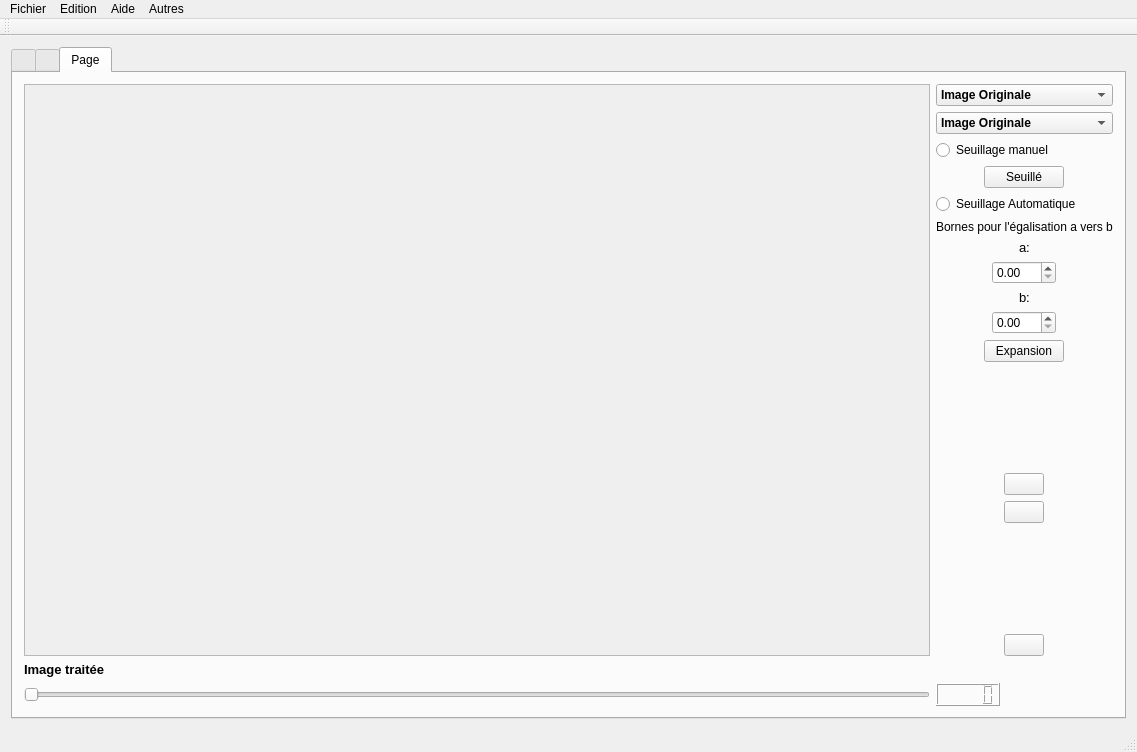
<?xml version="1.0" encoding="UTF-8"?>
<ui version="4.0">
 <class>MainWindow</class>
 <widget class="QMainWindow" name="MainWindow">
  <property name="enabled">
   <bool>true</bool>
  </property>
  <property name="geometry">
   <rect>
    <x>0</x>
    <y>0</y>
    <width>1137</width>
    <height>752</height>
   </rect>
  </property>
  <property name="palette">
   <palette>
    <active>
     <colorrole role="Text">
      <brush brushstyle="SolidPattern">
       <color alpha="255">
        <red>0</red>
        <green>0</green>
        <blue>0</blue>
       </color>
      </brush>
     </colorrole>
    </active>
    <inactive>
     <colorrole role="Text">
      <brush brushstyle="SolidPattern">
       <color alpha="255">
        <red>0</red>
        <green>0</green>
        <blue>0</blue>
       </color>
      </brush>
     </colorrole>
    </inactive>
    <disabled>
     <colorrole role="Text">
      <brush brushstyle="SolidPattern">
       <color alpha="255">
        <red>120</red>
        <green>120</green>
        <blue>120</blue>
       </color>
      </brush>
     </colorrole>
    </disabled>
   </palette>
  </property>
  <property name="windowTitle">
   <string>Projet C++</string>
  </property>
  <widget class="QWidget" name="centralWidget">
   <property name="enabled">
    <bool>true</bool>
   </property>
   <layout class="QGridLayout" name="gridLayout_3">
    <item row="0" column="1">
     <widget class="QTabWidget" name="tab_couleur">
      <property name="enabled">
       <bool>true</bool>
      </property>
      <property name="cursor">
       <cursorShape>OpenHandCursor</cursorShape>
      </property>
      <property name="currentIndex">
       <number>2</number>
      </property>
      <widget class="QWidget" name="tab_couleurPage1_2">
       <attribute name="title">
        <string/>
       </attribute>
       <layout class="QGridLayout" name="gridLayout">
        <item row="3" column="2">
         <layout class="QHBoxLayout" name="horizontalLayout">
          <item>
           <widget class="QPushButton" name="bouton_sauvegarde">
            <property name="text">
             <string>Sauvegarder Historique</string>
            </property>
           </widget>
          </item>
          <item alignment="Qt::AlignRight">
           <widget class="QLabel" name="lblhistorimage">
            <property name="font">
             <font>
              <family>Calibri</family>
              <pointsize>11</pointsize>
              <weight>75</weight>
              <bold>true</bold>
              <underline>true</underline>
             </font>
            </property>
            <property name="text">
             <string>Historique</string>
            </property>
           </widget>
          </item>
          <item>
           <widget class="QTextEdit" name="txthistori"/>
          </item>
         </layout>
        </item>
        <item row="3" column="0">
         <layout class="QVBoxLayout" name="verticalLayout_4">
          <item>
           <widget class="QGraphicsView" name="grapHisto"/>
          </item>
         </layout>
        </item>
        <item row="0" column="0" rowspan="2">
         <layout class="QVBoxLayout" name="verticalLayout">
          <item>
           <widget class="QScrollArea" name="scrolldest">
            <property name="cursor" stdset="0">
             <cursorShape>ForbiddenCursor</cursorShape>
            </property>
            <property name="widgetResizable">
             <bool>true</bool>
            </property>
            <widget class="QWidget" name="scrollAreaWidgetContents">
             <property name="geometry">
              <rect>
               <x>0</x>
               <y>0</y>
               <width>499</width>
               <height>304</height>
              </rect>
             </property>
            </widget>
           </widget>
          </item>
         </layout>
        </item>
        <item row="2" column="0">
         <widget class="QLabel" name="lbl_histo">
          <property name="font">
           <font>
            <pointsize>10</pointsize>
            <weight>75</weight>
            <bold>true</bold>
           </font>
          </property>
          <property name="text">
           <string>Histogramme</string>
          </property>
          <property name="alignment">
           <set>Qt::AlignCenter</set>
          </property>
         </widget>
        </item>
        <item row="0" column="2">
         <layout class="QVBoxLayout" name="verticalLayout_8">
          <item>
           <widget class="QScrollArea" name="scroll">
            <property name="cursor" stdset="0">
             <cursorShape>ForbiddenCursor</cursorShape>
            </property>
            <property name="widgetResizable">
             <bool>true</bool>
            </property>
            <widget class="QWidget" name="scrollAreaWidgetContents_2">
             <property name="geometry">
              <rect>
               <x>0</x>
               <y>0</y>
               <width>499</width>
               <height>276</height>
              </rect>
             </property>
            </widget>
           </widget>
          </item>
          <item>
           <widget class="QLabel" name="lbl_texte_source">
            <property name="font">
             <font>
              <pointsize>10</pointsize>
              <weight>75</weight>
              <bold>true</bold>
             </font>
            </property>
            <property name="text">
             <string>Image Source</string>
            </property>
            <property name="alignment">
             <set>Qt::AlignCenter</set>
            </property>
           </widget>
          </item>
         </layout>
        </item>
        <item row="0" column="1">
         <layout class="QVBoxLayout" name="verticalLayout_2">
          <item>
           <spacer name="verticalSpacer_5">
            <property name="orientation">
             <enum>Qt::Vertical</enum>
            </property>
            <property name="sizeHint" stdset="0">
             <size>
              <width>20</width>
              <height>40</height>
             </size>
            </property>
           </spacer>
          </item>
          <item alignment="Qt::AlignLeft">
           <widget class="QPushButton" name="bouton_source">
            <property name="cursor">
             <cursorShape>PointingHandCursor</cursorShape>
            </property>
            <property name="text">
             <string>Image Source</string>
            </property>
           </widget>
          </item>
          <item alignment="Qt::AlignLeft">
           <widget class="QPushButton" name="boutonplus">
            <property name="cursor">
             <cursorShape>PointingHandCursor</cursorShape>
            </property>
            <property name="text">
             <string/>
            </property>
           </widget>
          </item>
          <item alignment="Qt::AlignLeft">
           <widget class="QPushButton" name="boutonmoins">
            <property name="cursor">
             <cursorShape>PointingHandCursor</cursorShape>
            </property>
            <property name="text">
             <string/>
            </property>
           </widget>
          </item>
         </layout>
        </item>
       </layout>
       <zorder></zorder>
       <zorder></zorder>
       <zorder></zorder>
       <zorder>lbl_histo</zorder>
       <zorder></zorder>
      </widget>
      <widget class="QWidget" name="tab_couleurPage2_2">
       <attribute name="title">
        <string/>
       </attribute>
       <layout class="QGridLayout" name="gridLayout_2">
        <item row="5" column="0">
         <widget class="QScrollArea" name="scroll_couleur">
          <property name="cursor" stdset="0">
           <cursorShape>ForbiddenCursor</cursorShape>
          </property>
          <property name="widgetResizable">
           <bool>true</bool>
          </property>
          <widget class="QWidget" name="scrollAreaWidgetContents_3">
           <property name="geometry">
            <rect>
             <x>0</x>
             <y>0</y>
             <width>969</width>
             <height>613</height>
            </rect>
           </property>
          </widget>
         </widget>
        </item>
        <item row="14" column="0">
         <widget class="QLabel" name="Imagetraite">
          <property name="font">
           <font>
            <pointsize>10</pointsize>
            <weight>75</weight>
            <bold>true</bold>
           </font>
          </property>
          <property name="text">
           <string>Image traitée</string>
          </property>
         </widget>
        </item>
        <item row="5" column="1">
         <layout class="QVBoxLayout" name="verticalLayout_7">
          <item>
           <widget class="QComboBox" name="combo_couleur">
            <property name="font">
             <font>
              <weight>75</weight>
              <bold>true</bold>
             </font>
            </property>
            <property name="cursor">
             <cursorShape>PointingHandCursor</cursorShape>
            </property>
            <item>
             <property name="text">
              <string>Image Originale</string>
             </property>
            </item>
            <item>
             <property name="text">
              <string>Plan Rouge</string>
             </property>
            </item>
            <item>
             <property name="text">
              <string>Plan Vert</string>
             </property>
            </item>
            <item>
             <property name="text">
              <string>Plan Bleu</string>
             </property>
            </item>
           </widget>
          </item>
          <item>
           <spacer name="verticalSpacer_4">
            <property name="orientation">
             <enum>Qt::Vertical</enum>
            </property>
            <property name="sizeHint" stdset="0">
             <size>
              <width>20</width>
              <height>40</height>
             </size>
            </property>
           </spacer>
          </item>
          <item alignment="Qt::AlignLeft">
           <widget class="QPushButton" name="plus2">
            <property name="cursor">
             <cursorShape>PointingHandCursor</cursorShape>
            </property>
            <property name="text">
             <string/>
            </property>
           </widget>
          </item>
          <item alignment="Qt::AlignLeft">
           <widget class="QPushButton" name="moins2">
            <property name="cursor">
             <cursorShape>PointingHandCursor</cursorShape>
            </property>
            <property name="text">
             <string/>
            </property>
           </widget>
          </item>
          <item>
           <spacer name="verticalSpacer_3">
            <property name="orientation">
             <enum>Qt::Vertical</enum>
            </property>
            <property name="sizeHint" stdset="0">
             <size>
              <width>20</width>
              <height>40</height>
             </size>
            </property>
           </spacer>
          </item>
          <item alignment="Qt::AlignLeft">
           <widget class="QPushButton" name="bouton_valide">
            <property name="cursor">
             <cursorShape>PointingHandCursor</cursorShape>
            </property>
            <property name="text">
             <string/>
            </property>
           </widget>
          </item>
         </layout>
        </item>
       </layout>
      </widget>
      <widget class="QWidget" name="tab">
       <attribute name="title">
        <string>Page</string>
       </attribute>
       <layout class="QGridLayout" name="gridLayout_4">
        <item row="11" column="1">
         <widget class="QLabel" name="labelforme">
          <property name="font">
           <font>
            <pointsize>10</pointsize>
            <weight>75</weight>
            <bold>true</bold>
           </font>
          </property>
          <property name="text">
           <string>Image traitée</string>
          </property>
         </widget>
        </item>
        <item row="12" column="1">
         <widget class="QSlider" name="slider_egalisation">
          <property name="cursor">
           <cursorShape>PointingHandCursor</cursorShape>
          </property>
          <property name="maximum">
           <number>255</number>
          </property>
          <property name="orientation">
           <enum>Qt::Horizontal</enum>
          </property>
         </widget>
        </item>
        <item row="8" column="1">
         <widget class="QScrollArea" name="scroll_forme">
          <property name="cursor" stdset="0">
           <cursorShape>ForbiddenCursor</cursorShape>
          </property>
          <property name="widgetResizable">
           <bool>true</bool>
          </property>
          <widget class="QWidget" name="scrollAreaWidgetContents_4">
           <property name="geometry">
            <rect>
             <x>0</x>
             <y>0</y>
             <width>927</width>
             <height>584</height>
            </rect>
           </property>
          </widget>
         </widget>
        </item>
        <item row="12" column="2" alignment="Qt::AlignLeft">
         <widget class="QLCDNumber" name="lcd_egalisation">
          <property name="enabled">
           <bool>true</bool>
          </property>
          <property name="palette">
           <palette>
            <active>
             <colorrole role="WindowText">
              <brush brushstyle="SolidPattern">
               <color alpha="255">
                <red>0</red>
                <green>0</green>
                <blue>255</blue>
               </color>
              </brush>
             </colorrole>
             <colorrole role="Text">
              <brush brushstyle="SolidPattern">
               <color alpha="255">
                <red>0</red>
                <green>0</green>
                <blue>255</blue>
               </color>
              </brush>
             </colorrole>
             <colorrole role="ButtonText">
              <brush brushstyle="SolidPattern">
               <color alpha="255">
                <red>0</red>
                <green>0</green>
                <blue>255</blue>
               </color>
              </brush>
             </colorrole>
             <colorrole role="LinkVisited">
              <brush brushstyle="SolidPattern">
               <color alpha="255">
                <red>0</red>
                <green>0</green>
                <blue>255</blue>
               </color>
              </brush>
             </colorrole>
            </active>
            <inactive>
             <colorrole role="WindowText">
              <brush brushstyle="SolidPattern">
               <color alpha="255">
                <red>0</red>
                <green>0</green>
                <blue>255</blue>
               </color>
              </brush>
             </colorrole>
             <colorrole role="Text">
              <brush brushstyle="SolidPattern">
               <color alpha="255">
                <red>0</red>
                <green>0</green>
                <blue>255</blue>
               </color>
              </brush>
             </colorrole>
             <colorrole role="ButtonText">
              <brush brushstyle="SolidPattern">
               <color alpha="255">
                <red>0</red>
                <green>0</green>
                <blue>255</blue>
               </color>
              </brush>
             </colorrole>
             <colorrole role="LinkVisited">
              <brush brushstyle="SolidPattern">
               <color alpha="255">
                <red>0</red>
                <green>0</green>
                <blue>255</blue>
               </color>
              </brush>
             </colorrole>
            </inactive>
            <disabled>
             <colorrole role="WindowText">
              <brush brushstyle="SolidPattern">
               <color alpha="255">
                <red>120</red>
                <green>120</green>
                <blue>120</blue>
               </color>
              </brush>
             </colorrole>
             <colorrole role="Text">
              <brush brushstyle="SolidPattern">
               <color alpha="255">
                <red>120</red>
                <green>120</green>
                <blue>120</blue>
               </color>
              </brush>
             </colorrole>
             <colorrole role="ButtonText">
              <brush brushstyle="SolidPattern">
               <color alpha="255">
                <red>120</red>
                <green>120</green>
                <blue>120</blue>
               </color>
              </brush>
             </colorrole>
             <colorrole role="LinkVisited">
              <brush brushstyle="SolidPattern">
               <color alpha="255">
                <red>0</red>
                <green>0</green>
                <blue>255</blue>
               </color>
              </brush>
             </colorrole>
            </disabled>
           </palette>
          </property>
          <property name="font">
           <font>
            <pointsize>9</pointsize>
            <weight>75</weight>
            <bold>true</bold>
           </font>
          </property>
          <property name="cursor">
           <cursorShape>ArrowCursor</cursorShape>
          </property>
          <property name="mouseTracking">
           <bool>false</bool>
          </property>
         </widget>
        </item>
        <item row="8" column="2">
         <layout class="QVBoxLayout" name="verticalLayout_6">
          <item>
           <widget class="QComboBox" name="comboBox">
            <property name="font">
             <font>
              <weight>75</weight>
              <bold>true</bold>
             </font>
            </property>
            <property name="cursor">
             <cursorShape>PointingHandCursor</cursorShape>
            </property>
            <item>
             <property name="text">
              <string>Image Originale</string>
             </property>
            </item>
            <item>
             <property name="text">
              <string>Complément</string>
             </property>
            </item>
            <item>
             <property name="text">
              <string>Erosion</string>
             </property>
            </item>
            <item>
             <property name="text">
              <string>Inversion</string>
             </property>
            </item>
           </widget>
          </item>
          <item>
           <widget class="QComboBox" name="comboBox_2">
            <property name="font">
             <font>
              <weight>75</weight>
              <bold>true</bold>
             </font>
            </property>
            <property name="cursor">
             <cursorShape>PointingHandCursor</cursorShape>
            </property>
            <item>
             <property name="text">
              <string>Image Originale</string>
             </property>
            </item>
            <item>
             <property name="text">
              <string>Expansion</string>
             </property>
            </item>
            <item>
             <property name="text">
              <string>Seuiller</string>
             </property>
            </item>
           </widget>
          </item>
          <item>
           <widget class="QRadioButton" name="radio_manuel">
            <property name="text">
             <string>Seuillage manuel</string>
            </property>
           </widget>
          </item>
          <item alignment="Qt::AlignHCenter">
           <widget class="QPushButton" name="bouton_manueln">
            <property name="cursor">
             <cursorShape>PointingHandCursor</cursorShape>
            </property>
            <property name="text">
             <string>Seuillé</string>
            </property>
           </widget>
          </item>
          <item>
           <widget class="QRadioButton" name="radio_automatique">
            <property name="text">
             <string>Seuillage Automatique</string>
            </property>
           </widget>
          </item>
          <item>
           <widget class="QLabel" name="label">
            <property name="font">
             <font>
              <weight>50</weight>
              <italic>false</italic>
              <bold>false</bold>
             </font>
            </property>
            <property name="text">
             <string>Bornes pour l'égalisation a vers b</string>
            </property>
           </widget>
          </item>
          <item alignment="Qt::AlignHCenter">
           <widget class="QLabel" name="label_a">
            <property name="font">
             <font>
              <pointsize>10</pointsize>
             </font>
            </property>
            <property name="text">
             <string>a:</string>
            </property>
           </widget>
          </item>
          <item alignment="Qt::AlignHCenter">
           <widget class="QDoubleSpinBox" name="spin_a">
            <property name="maximum">
             <double>255.000000000000000</double>
            </property>
           </widget>
          </item>
          <item alignment="Qt::AlignHCenter">
           <widget class="QLabel" name="label_b">
            <property name="font">
             <font>
              <pointsize>10</pointsize>
             </font>
            </property>
            <property name="text">
             <string>b:</string>
            </property>
           </widget>
          </item>
          <item alignment="Qt::AlignHCenter">
           <widget class="QDoubleSpinBox" name="spin_b">
            <property name="maximum">
             <double>255.000000000000000</double>
            </property>
           </widget>
          </item>
          <item alignment="Qt::AlignHCenter">
           <widget class="QPushButton" name="pushButton">
            <property name="text">
             <string>Expansion</string>
            </property>
           </widget>
          </item>
          <item>
           <spacer name="verticalSpacer">
            <property name="orientation">
             <enum>Qt::Vertical</enum>
            </property>
            <property name="sizeHint" stdset="0">
             <size>
              <width>20</width>
              <height>40</height>
             </size>
            </property>
           </spacer>
          </item>
          <item alignment="Qt::AlignHCenter">
           <widget class="QPushButton" name="plus3">
            <property name="text">
             <string/>
            </property>
           </widget>
          </item>
          <item alignment="Qt::AlignHCenter">
           <widget class="QPushButton" name="moins3">
            <property name="text">
             <string/>
            </property>
           </widget>
          </item>
          <item>
           <spacer name="verticalSpacer_2">
            <property name="orientation">
             <enum>Qt::Vertical</enum>
            </property>
            <property name="sizeHint" stdset="0">
             <size>
              <width>20</width>
              <height>40</height>
             </size>
            </property>
           </spacer>
          </item>
          <item alignment="Qt::AlignHCenter">
           <widget class="QPushButton" name="bouton_valide2">
            <property name="cursor">
             <cursorShape>PointingHandCursor</cursorShape>
            </property>
            <property name="text">
             <string/>
            </property>
           </widget>
          </item>
         </layout>
        </item>
       </layout>
      </widget>
     </widget>
    </item>
   </layout>
  </widget>
  <widget class="QMenuBar" name="menuBar">
   <property name="geometry">
    <rect>
     <x>0</x>
     <y>0</y>
     <width>1137</width>
     <height>21</height>
    </rect>
   </property>
   <widget class="QMenu" name="menuFichier">
    <property name="title">
     <string>Fichier</string>
    </property>
    <addaction name="actionOurvir"/>
    <addaction name="actionEnregsitrer"/>
    <addaction name="actionEnregistrer_sous"/>
    <addaction name="actionQuitter"/>
   </widget>
   <widget class="QMenu" name="menuEdition">
    <property name="title">
     <string>Edition</string>
    </property>
    <addaction name="actionAnnuler"/>
    <addaction name="actionR_tablir"/>
   </widget>
   <widget class="QMenu" name="menuAide">
    <property name="title">
     <string>Aide</string>
    </property>
    <addaction name="actionA_propos_de_Qt"/>
   </widget>
   <widget class="QMenu" name="menuAutres">
    <property name="title">
     <string>Autres</string>
    </property>
    <addaction name="actionAnnuler_zoom"/>
    <addaction name="actionAnnuler_Inversion"/>
   </widget>
   <addaction name="menuFichier"/>
   <addaction name="menuEdition"/>
   <addaction name="menuAide"/>
   <addaction name="menuAutres"/>
  </widget>
  <widget class="QToolBar" name="mainToolBar">
   <attribute name="toolBarArea">
    <enum>TopToolBarArea</enum>
   </attribute>
   <attribute name="toolBarBreak">
    <bool>false</bool>
   </attribute>
  </widget>
  <widget class="QStatusBar" name="statusBar"/>
  <action name="actionOurvir">
   <property name="text">
    <string>Ouvir...</string>
   </property>
   <property name="shortcut">
    <string>Ctrl+O</string>
   </property>
  </action>
  <action name="actionEnregsitrer">
   <property name="text">
    <string>Enregistrer</string>
   </property>
   <property name="shortcut">
    <string>Ctrl+S</string>
   </property>
  </action>
  <action name="actionEnregistrer_sous">
   <property name="text">
    <string>Enregistrer sous...</string>
   </property>
  </action>
  <action name="actionQuitter">
   <property name="text">
    <string>Quitter</string>
   </property>
   <property name="shortcut">
    <string>Ctrl+Q</string>
   </property>
  </action>
  <action name="actionAnnuler">
   <property name="text">
    <string>Annuler</string>
   </property>
   <property name="shortcut">
    <string>Ctrl+Z</string>
   </property>
  </action>
  <action name="actionR_tablir">
   <property name="text">
    <string>Rétablir</string>
   </property>
   <property name="shortcut">
    <string>Ctrl+T</string>
   </property>
  </action>
  <action name="actionA_propos_de_Qt">
   <property name="text">
    <string>A propos de Qt...</string>
   </property>
  </action>
  <action name="actionCompl_ment">
   <property name="text">
    <string>Complément</string>
   </property>
  </action>
  <action name="actionRouge">
   <property name="text">
    <string>Rouge</string>
   </property>
  </action>
  <action name="actionBleu">
   <property name="text">
    <string>Bleu</string>
   </property>
  </action>
  <action name="actionVert">
   <property name="text">
    <string>Vert</string>
   </property>
  </action>
  <action name="actionCercle">
   <property name="text">
    <string>Cercle</string>
   </property>
  </action>
  <action name="actionCarr">
   <property name="text">
    <string>Carré</string>
   </property>
  </action>
  <action name="actionCercle_2">
   <property name="text">
    <string>Cercle</string>
   </property>
  </action>
  <action name="actionCarr_2">
   <property name="text">
    <string>Carré</string>
   </property>
  </action>
  <action name="actionRouge_2">
   <property name="text">
    <string>Rouge</string>
   </property>
  </action>
  <action name="actionVert_2">
   <property name="text">
    <string>Vert</string>
   </property>
  </action>
  <action name="actionBleu_2">
   <property name="text">
    <string>Bleu</string>
   </property>
  </action>
  <action name="actionInversion">
   <property name="text">
    <string>Inversion</string>
   </property>
  </action>
  <action name="actionAnnuler_zoom">
   <property name="text">
    <string>Annuler zoom</string>
   </property>
  </action>
  <action name="actionAnnuler_Inversion">
   <property name="text">
    <string>Annuler Inversion</string>
   </property>
  </action>
 </widget>
 <layoutdefault spacing="6" margin="11"/>
 <resources/>
 <connections/>
</ui>
